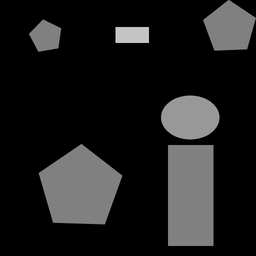
#> input picture datasource/five.png, 256 x 256 px, shrunk from 512 x 512 before the run, found by its file name
$ python main.py
#> lines starting #> are read from the running program, lines starting #| are printed output that depends on the picture; long printed decimals are rounded
### src/helpers.py
import numpy as np
from numpy import fft


# Create a Gaussian kernel of size kernlen and standard deviation sigma
def gaussian_kernel(kernlen, sigma):
    x = np.linspace(- (kernlen // 2), kernlen // 2, kernlen)
    # Unidimensional Gaussian kernel
    kern1d = np.exp(- 0.5 * (x ** 2 / sigma))
    # Bidimensional Gaussian kernel
    kern2d = np.outer(kern1d, kern1d)
    # Normalization
    return kern2d / kern2d.sum()


# Compute the FFT of the kernel 'K' of size 'd' padding with the zeros necessary
# to match the size of 'shape'
def psf_fft(K, d, shape):
    # Zero padding
    K_p = np.zeros(shape)
    K_p[:d, :d] = K

    # Shift
    p = d // 2
    K_pr = np.roll(np.roll(K_p, -p, 0), -p, 1)

    # Compute FFT
    K_otf = fft.fft2(K_pr)
    return K_otf


# Multiplication by A
def A(x, K):
    x = fft.fft2(x)
    return np.real(fft.ifft2(K * x))


# Multiplication by A transpose
def AT(x, K):
    x = fft.fft2(x)
    return np.real(fft.ifft2(np.conj(K) * x))

def rel_err(o, c):
    import scipy as scipy
    return scipy.linalg.norm(o-c, 2) / scipy.linalg.norm(o,2)

### src/main.py
import numpy as np


def lstsq(x, a, b):
    """
    least-squares function implementation
    """
    from helpers import A

    return (1 / 2) * np.linalg.norm(A(x, a) - b) ** 2


def lstsq_grad(x, a, b):
    """
    least-squares gradient implementation
    """
    from helpers import A, AT

    return AT(A(x, a), a) - AT(b, a)


def lstsq_tikhonov(x, a, b, lamb):
    """
    lstsq with Tikhonov regularization
    """
    return lstsq(x, a, b) + (1 / 2) * lamb * np.linalg.norm(x) ** 2


def lstsq_tikhonov_grad(x, a, b, lamb):
    """
    least-squares gradient with Tikhonov regularization
    """
    return lstsq_grad(x, a, b) + lamb * x


def total_variation(u, eps=1e-2):
    """
    Total Variation formula implementation
    """
    dx, dy = np.gradient(u)
    n2 = np.square(dx) + np.square(dy)

    return np.sqrt(n2 + eps ** 2).sum()


def tot_var_grad(u, eps=1e-2):
    """
    Total variation gradient
    """
    dx, dy = np.gradient(u)

    n2 = np.square(dx) + np.square(dy)
    den = np.sqrt(n2 + eps ** 2)

    fx = dx / den
    fy = dy / den

    d_fdx = np.gradient(fx, axis=0)
    d_fdy = np.gradient(fy, axis=1)

    div = (d_fdx + d_fdy)

    return -div


def lstsq_tot_var(x, a, b, lamb, eps=1e-2):
    """
    lstsq with total variation regularization
    """
    return lstsq(x, a, b) + lamb * total_variation(x, eps)


def lstsq_tot_var_grad(x, a, b, lamb, eps=1e-2):
    """
    lstsq gradient with total variation regularization
    """
    return lstsq_grad(x, a, b) + lamb * tot_var_grad(x, eps)


def blur_picture(picture, k, s=0.004):
    """
    Blur a picture using gaussian-blur and gaussian noise
    @param picture: Original picture
    @param k: Kernel matrix
    @param s: Standard deviation of gaussian noise
    @return: Blurred picture
    """
    from helpers import A

    # Generate noise
    noise = np.random.normal(size=picture.shape) * s

    # Blur and add noise
    return A(picture, k) + noise


def naive_deblur(blurred, n, m, k, original, max_iter=15):
    """
    Deblur using naive method: find the absolute minimum of lstsq(x, k, blurred) using conjugate gradient
    @param blurred: Blurred image
    @param n: width
    @param m: height
    @param k: Gaussian blur matrix
    @param max_iter: Maximum number of iterations
    @param original: Original picture
    @return: de-blurred image
    """
    from scipy.optimize import minimize
    from helpers import rel_err

    # Function to minimize
    f = lambda x: lstsq(x.reshape(n, m), k, blurred)
    # Gradient of f
    grad_f = lambda x: lstsq_grad(x.reshape(n, m), k, blurred).reshape(n * m)

    # Initial guess
    x0 = np.zeros(n * m)

    errors = []
    log_err = lambda xk: errors.append(rel_err(original, xk.reshape((n,m))))

    minimum = minimize(f, x0, jac=grad_f, options={'maxiter': max_iter}, method='CG', callback=log_err)
    return minimum.x.reshape((n, m)), errors


def regularized_deblur_cg(blurred, n, m, k, lamb, original, max_iter=15):
    """
    Deblur image finding the absolute minimum of lstsq  with Tikhonov regularization
    @param blurred: Image to de-blur
    @param n: Width
    @param m: Height
    @param k: Gaussian-kernel
    @param lamb: regularization parameter
    @param max_iter: Maximum number of iterations
    @param original: Original picture
    @return: De-blurred image
    """
    from scipy.optimize import minimize
    from helpers import rel_err

    # Function to minimize
    f = lambda x: lstsq_tikhonov(x.reshape(n, m), k, blurred, lamb)
    # Gradient of f
    grad_f = lambda x: lstsq_tikhonov_grad(x.reshape(n, m), k, blurred, lamb).reshape(n * m)

    # Initial guess
    x0 = np.zeros(n * m)

    errors = []
    log_err = lambda xk: errors.append(rel_err(original, xk.reshape((n,m))))

    minimum = minimize(f, x0, jac=grad_f, options={'maxiter': max_iter}, method='CG', callback=log_err)
    return minimum.x.reshape((n, m)), errors


def next_step(x, f, grad_x, n, m):
    """
      Find next step for gradient descent method
      @param x: Current x_k (immutable)
      @param f: Target function
      @param grad_x: Gradient function evaluated on x_k
      @param n: width
      @param m: height
      @return: Next step
    """
    alpha = 1.1
    rho = 0.5
    c1 = 0.25
    p = -grad_x
    j = 0
    jmax = 10
    while (f(x.reshape(n, m) + alpha * p) > f(x.reshape(n, m)) + c1 * alpha * (
            grad_x.reshape(n * m).T @ p.reshape(n * m))) and j < jmax:
        alpha = rho * alpha
        j += 1

    if j > jmax:
        return -1
    else:
        return alpha


def gradient_descend(f, n, m, grad_f, x0, original, max_iter=50, absolute_stop=1.e-5):
    """
    Gradient descend method implementation.
    @param f: Function to minimize
    @param n: Width
    @param m: Height
    @param grad_f: Gradient of [f]
    @param x0: Initial guess
    @param original: Original picture
    @param max_iter: Maximum number of iterations
    @param absolute_stop: Absolute stop value
    @return: Min value calculated for [f]
    """
    from helpers import rel_err
    k = 0
    errors = []

    while np.linalg.norm(grad_f(x0)) > absolute_stop and k < max_iter:
        k += 1
        gradient = grad_f(x0)
        alpha = next_step(x0, f, gradient, n, m)

        if alpha == -1:
            print("No convergence")
            return None

        x0 = x0 - alpha * gradient.reshape(n * m)
        errors.append(rel_err(original, x0.reshape((n,m))))

    return x0.reshape(n, m), errors


def regularized_deblur_gradient(blurred, n, m, ker, lamb, original, max_iter=50, absolute_stop=1.e-5):
    """
      Deblur an image using Gradient Descend method
      @param blurred: Blurred image
      @param n: Width
      @param m: Height
      @param ker: Gaussian kernel matrix
      @param max_iter: Maximum number of iterations
      @param absolute_stop: Absolute stop value
      @param lamb: Regularization parameter
      @param original: Original picture
      @return: De-blurred image
    """

    # initialize first values
    x0 = np.zeros(n * m)
    x0[0] = 1

    f = lambda x: lstsq_tikhonov(x.reshape(n, m), ker, blurred, lamb)
    grad_f = lambda x: lstsq_tikhonov_grad(x.reshape(n, m), ker, blurred, lamb)
    return gradient_descend(f, n, m, grad_f, x0, original, max_iter, absolute_stop)


def regularized_deblur_tot_var(blurred, n, m, ker, lamb, original, max_iter=50, absolute_stop=1.e-5):
    """
      Deblur an image using Gradient Descend method with total variation
      @param blurred: Blurred image
      @param n: Width
      @param m: Height
      @param ker: Gaussian kernel matrix
      @param max_iter: Maximum number of iterations
      @param absolute_stop: Absolute stop value
      @param lamb: regularization parameter
      @param original: Original picture
      @return: De-blurred image
    """
    x0 = np.zeros(n * m)
    x0[0] = 1

    f = lambda x: lstsq_tot_var(x.reshape(n, m), ker, blurred, lamb)
    grad_f = lambda x: lstsq_tot_var_grad(x.reshape(n, m), ker, blurred, lamb)

    return gradient_descend(f, n, m, grad_f, x0, original, max_iter, absolute_stop)


def print_res(original, deblurred):
    from skimage import metrics

    psnr = metrics.peak_signal_noise_ratio(original, deblurred)
    mse = metrics.mean_squared_error(original, deblurred)
    print('mse: ', mse)
    print('psnr: ', psnr)


def elaborate_datasource(image_path, sigma, ker_len, noise_std_dev=5e-2, lamb=1e-5, show_pic=True, create_error_logs=False):
    """
    Given an image path first blur the image, then de-blur it using different methods
    @param image_path: Image path
    @param sigma: Blur operator
    @param ker_len: Gaussian kernel length
    @param noise_std_dev: Standard deviation of noise
    @param lamb: Regularization parameter
    @param show_pic: Show pictures
    """
#> called with image_path = './datasource/five.png', sigma = 0.5, ker_len = 5, noise_std_dev = 0.05, lamb = 1e-05, show_pic = False, create_error_logs = True
    from matplotlib import pyplot as plt
    from helpers import gaussian_kernel, psf_fft

    fig = plt.figure(figsize=(15, 10))
    rows = 2
    columns = 3

    # Open the image as a matrix and show it
    picture = plt.imread(image_path)
#> picture is the input picture: shape (256, 256, 3) float32; min 0, max 0.847, mean 0.115
    picture = picture[:, :, 0]
#> picture: shape (256, 256) float32
    n, m = picture.shape
#> n = 256; m = 256

    if show_pic:
        fig.add_subplot(rows, columns, 1)
        plt.imshow(picture, cmap='gray', vmin=0, vmax=1)
        plt.axis("off")
        plt.title("Original")

    # Create the kernel
    kernel = gaussian_kernel(ker_len, sigma)
    k = psf_fft(kernel, ker_len, (n, m))

    # Phase 1: blur
    print("Phase 1")
    blurred = blur_picture(picture, k, noise_std_dev)
#> in A, `return np.real(fft.ifft2(K * x))`:
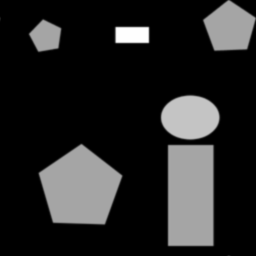
#> returned value: shape (256, 256) float64; min -2.78e-16, max 0.773, mean 0.115; drawn with min black and max white
#> in blur_picture, `return A(picture, k) + noise`:
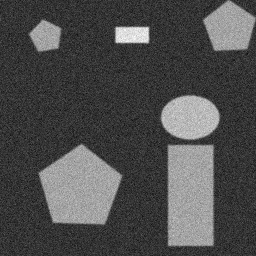
#> returned value: shape (256, 256) float64; min -0.233, max 0.909, mean 0.115; drawn with min black and max white

    if show_pic:
        fig.add_subplot(rows, columns, 2)
        plt.imshow(blurred, cmap='gray', vmin=0, vmax=1)
        plt.axis("off")
        plt.title("Blurred (Kernel length: {}, sigma: {})".format(ker_len, sigma))

    # Phase 2: naive solution
    print("Phase 2")
    deblurred_naive, err_naive = naive_deblur(blurred, n, m, k, picture)
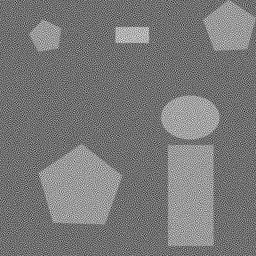
#> deblurred_naive: shape (256, 256) float64; min -1.3, max 1.68, mean 0.115; drawn with min black and max white
#> err_naive = [0.0518, 0.0443, 0.0592, 0.0792, 0.0956, 0.109, 0.12, 0.132, 0.143, 0.154, 0.165, 0.176, 0.187, 0.199, 0.211]

    print_res(picture, deblurred_naive)
#> in print_res, `psnr = metrics.peak_signal_noise_ratio(original, deblurred)`: psnr = 10.92
#> in print_res, `mse = metrics.mean_squared_error(original, deblurred)`: mse = 0.0809
#| mse:  0.08094
#| psnr:  10.919

    if show_pic:
        fig.add_subplot(rows, columns, 3)
        plt.imshow(deblurred_naive, cmap='gray', vmin=0, vmax=1)
        plt.axis("off")
        plt.title("Naive")

    # Phase 3.1: solution with conjugate gradient method and Tikhonov regularization
    print("Phase 3.1")
    deblurred_gc, err_gc = regularized_deblur_cg(blurred, n, m, k, lamb, picture)
#> err_gc = [0.0518, 0.0443, 0.0592, 0.0792, 0.0955, 0.109, 0.12, 0.132, 0.143, 0.154, 0.165, 0.176, 0.187, 0.199, 0.211]
    print_res(picture, deblurred_gc)
#| mse:  0.08081
#| psnr:  10.925

    if show_pic:
        fig.add_subplot(rows, columns, 4)
        plt.imshow(deblurred_gc, cmap='gray', vmin=0, vmax=1)
        plt.axis("off")
        plt.title("CG Tikhonov")

    # Phase 3.2: solution with gradient descend and Tikhonov regularization
    print("Phase 3.2")
    deblurred_gradient, err_gradient = regularized_deblur_gradient(blurred, n, m, k, lamb, picture)
#> after the loop in gradient_descend, `while np.linalg.norm(grad_f(x0)) > absolute_stop and k < max_iter:`: errors = 50 values, max 0.113 at index 49, min 0.0381 at index 2, mean 0.0809; k = 50
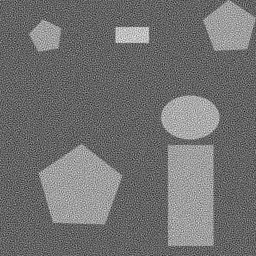
#> deblurred_gradient: shape (256, 256) float64; min -0.834, max 1.31, mean 0.115; drawn with min black and max white
#> err_gradient has the same summary as errors in gradient_descend

    if deblurred_gradient is not None:
        print_res(picture, deblurred_gradient)
#| mse:  0.02908
#| psnr:  15.363
        if show_pic:
            fig.add_subplot(rows, columns, 5)
            plt.imshow(deblurred_gradient, cmap='gray', vmin=0, vmax=1)
            plt.axis("off")
            plt.title("GD Tikhonov")

    # Phase 4: solution with gradient descend and total variation regularization
    print("Phase 4")
    deblurred_tot_var, err_tot_var = regularized_deblur_tot_var(blurred, n, m, k, lamb, picture)

    if deblurred_tot_var is not None:
        print_res(picture, deblurred_tot_var)
#| mse:  0.02903
#| psnr:  15.371
        if show_pic:
            fig.add_subplot(rows, columns, 6)
            plt.imshow(deblurred_tot_var, cmap='gray', vmin=0, vmax=1)
            plt.axis("off")
            plt.title("GD Tot Var")

    if show_pic:
        plt.show()

    if create_error_logs:
        file = open("error_log.csv", "w+")

        file.write("Naive\n")
        for i in range(len(err_naive)):
            file.write("{}:{}\n".format( i, err_naive[i]))
#> this loop made 15 passes

        file.write("Tikhonov GC\n")
        for i in range(len(err_gc)):
            file.write("{}:{}\n".format( i, err_gc[i]))

        file.write("Tikhonov GD\n")
        for i in range(len(err_gradient)):
            file.write("{}:{}\n".format( i, err_gradient[i]))
#> this loop made 50 passes


        file.write("Total Variation\n")
        for i in range(len(err_tot_var)):
            file.write("{}:{}\n".format( i, err_tot_var[i]))


        file.close()


def main():
    ds1 = './datasource/five.png'

    elaborate_datasource(ds1, 0.5, 5, create_error_logs=True, show_pic=False)
    return
    elaborate_datasource(ds1, 1, 7)
    elaborate_datasource(ds1, 1.3, 9)


if __name__ == "__main__":
    main()

$ run again, with datasource/eight.png copied over datasource/five.png
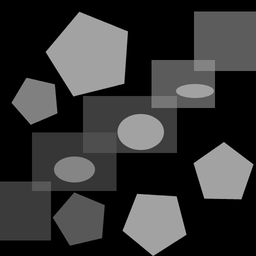
#> input picture datasource/eight.png, 256 x 256 px, shrunk from 512 x 512 before the run, found by its file name
#> in elaborate_datasource, picture is the input picture: shape (256, 256, 3) float32; mean R, G, B 0.211, 0.21, 0.21
#> picture: shape (256, 256) float32
#> in blur_picture, `return A(picture, k) + noise`:
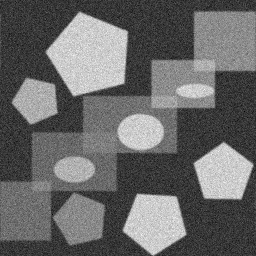
#> returned value: shape (256, 256) float64; min -0.236, max 0.847, mean 0.21; drawn with min black and max white
#> err_naive = [0.031, 0.031, 0.0457, 0.0617, 0.0748, 0.0854, 0.0944, 0.104, 0.113, 0.122, 0.131, 0.139, 0.148, 0.157, 0.167]
#> psnr = 10.94
#> mse = 0.0805
#| mse:  0.08051
#| psnr:  10.941
#> err_gc = [0.031, 0.031, 0.0457, 0.0617, 0.0748, 0.0854, 0.0944, 0.104, 0.113, 0.122, 0.13, 0.139, 0.148, 0.157, 0.167]
#| mse:  0.08039
#| psnr:  10.948
#> after the loop in gradient_descend, `while np.linalg.norm(grad_f(x0)) > absolute_stop and k < max_iter:`: errors = 50 values, max 0.102 at index 0, min 0.0272 at index 2, mean 0.0644; k = 50
#> in elaborate_datasource, `deblurred_gradient, err_gradient = regularized_deblur_gradient(blurred..`:
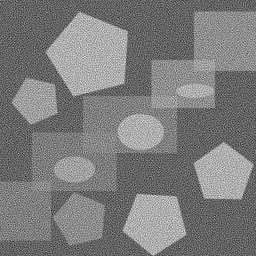
#> deblurred_gradient: shape (256, 256) float64; min -0.834, max 1.3, mean 0.21; drawn with min black and max white
#> err_gradient has the same summary as errors in gradient_descend
#| mse:  0.02909
#| psnr:  15.362
#| mse:  0.02904
#| psnr:  15.370
#> the loop in elaborate_datasource, `for i in range(len(err_naive)):` made 15 passes
#> the loop in elaborate_datasource, `for i in range(len(err_gc)):` made 15 passes
#> the loop in elaborate_datasource, `for i in range(len(err_gradient)):` made 50 passes
#> the loop in elaborate_datasource, `for i in range(len(err_tot_var)):` made 50 passes
